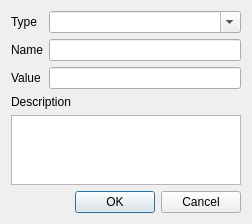
<?xml version="1.0" encoding="UTF-8"?>
<ui version="4.0">
 <class>NTdialog</class>
 <widget class="QDialog" name="NTdialog">
  <property name="geometry">
   <rect>
    <x>0</x>
    <y>0</y>
    <width>252</width>
    <height>222</height>
   </rect>
  </property>
  <property name="windowTitle">
   <string>Argument</string>
  </property>
  <property name="windowIcon">
   <iconset resource="resources.qrc">
    <normaloff>:/resources/RES/ffficons/sum.png</normaloff>:/resources/RES/ffficons/sum.png</iconset>
  </property>
  <layout class="QFormLayout" name="formLayout">
   <item row="0" column="0">
    <widget class="QLabel" name="label_20">
     <property name="text">
      <string>Type</string>
     </property>
     <property name="buddy">
      <cstring>TypeComboBox</cstring>
     </property>
    </widget>
   </item>
   <item row="0" column="1">
    <widget class="QComboBox" name="TypeComboBox">
     <property name="editable">
      <bool>true</bool>
     </property>
     <property name="currentIndex">
      <number>-1</number>
     </property>
     <property name="maxVisibleItems">
      <number>20</number>
     </property>
     <item>
      <property name="text">
       <string>int</string>
      </property>
     </item>
     <item>
      <property name="text">
       <string>real</string>
      </property>
     </item>
     <item>
      <property name="text">
       <string>bool</string>
      </property>
     </item>
     <item>
      <property name="text">
       <string>string</string>
      </property>
     </item>
    </widget>
   </item>
   <item row="1" column="0">
    <widget class="QLabel" name="label_19">
     <property name="text">
      <string>Name</string>
     </property>
     <property name="buddy">
      <cstring>lineEdit</cstring>
     </property>
    </widget>
   </item>
   <item row="1" column="1">
    <widget class="QLineEdit" name="lineEdit"/>
   </item>
   <item row="5" column="0" colspan="2">
    <layout class="QHBoxLayout" name="horizontalLayout">
     <item>
      <spacer name="horizontalSpacer_7">
       <property name="orientation">
        <enum>Qt::Horizontal</enum>
       </property>
       <property name="sizeHint" stdset="0">
        <size>
         <width>60</width>
         <height>20</height>
        </size>
       </property>
      </spacer>
     </item>
     <item>
      <widget class="QPushButton" name="OKbutton">
       <property name="text">
        <string>OK</string>
       </property>
       <property name="default">
        <bool>true</bool>
       </property>
      </widget>
     </item>
     <item>
      <widget class="QPushButton" name="CancelButton">
       <property name="text">
        <string>Cancel</string>
       </property>
      </widget>
     </item>
    </layout>
   </item>
   <item row="2" column="0">
    <widget class="QLabel" name="label">
     <property name="text">
      <string>Value</string>
     </property>
     <property name="buddy">
      <cstring>valueEdit</cstring>
     </property>
    </widget>
   </item>
   <item row="2" column="1">
    <widget class="QLineEdit" name="valueEdit"/>
   </item>
   <item row="3" column="0" colspan="2">
    <widget class="QLabel" name="label_2">
     <property name="text">
      <string>Description</string>
     </property>
    </widget>
   </item>
   <item row="4" column="0" colspan="2">
    <widget class="QPlainTextEdit" name="descEdit"/>
   </item>
  </layout>
 </widget>
 <tabstops>
  <tabstop>TypeComboBox</tabstop>
  <tabstop>lineEdit</tabstop>
  <tabstop>valueEdit</tabstop>
  <tabstop>OKbutton</tabstop>
  <tabstop>CancelButton</tabstop>
 </tabstops>
 <resources>
  <include location="resources.qrc"/>
 </resources>
 <connections>
  <connection>
   <sender>CancelButton</sender>
   <signal>clicked()</signal>
   <receiver>NTdialog</receiver>
   <slot>reject()</slot>
   <hints>
    <hint type="sourcelabel">
     <x>218</x>
     <y>69</y>
    </hint>
    <hint type="destinationlabel">
     <x>503</x>
     <y>160</y>
    </hint>
   </hints>
  </connection>
 </connections>
</ui>
